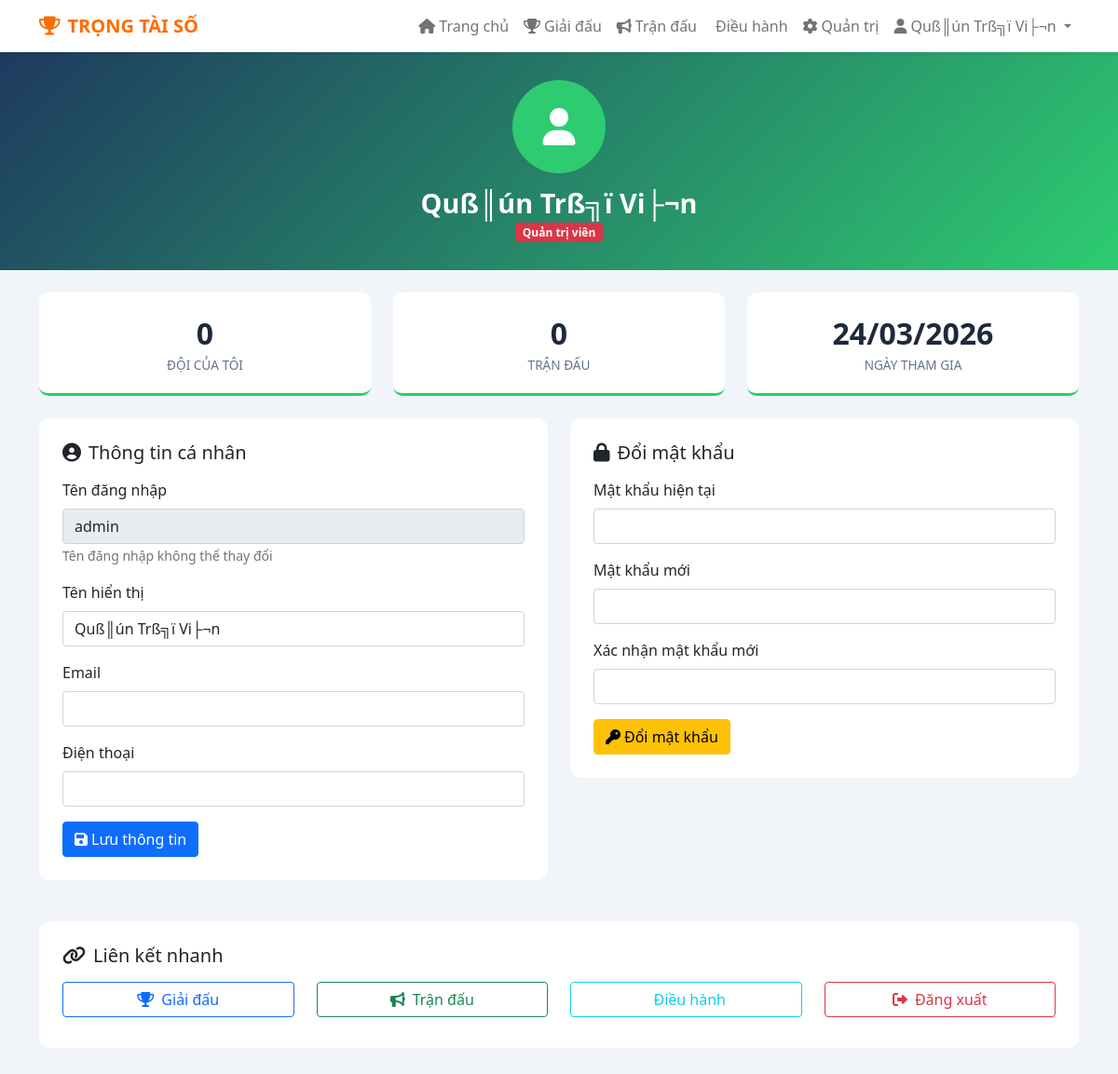
The app's page /profile.php (signed in) with its own data.
### tables this page shows
CREATE TABLE `users` (
  `id` int(11) NOT NULL AUTO_INCREMENT,
  `username` varchar(50) NOT NULL,
  `password` varchar(255) NOT NULL,
  `display_name` varchar(100) DEFAULT NULL,
  `email` varchar(100) DEFAULT NULL,
  `phone` varchar(20) DEFAULT NULL,
  `role` enum('admin','manager','referee','user') DEFAULT 'user',
  `tournament_permissions` text DEFAULT NULL,
  `is_active` tinyint(1) DEFAULT 1,
  `created_at` timestamp NOT NULL DEFAULT current_timestamp(),
  PRIMARY KEY (`id`),
  UNIQUE KEY `username` (`username`)
);

### profile.php (the view, shortened to what this page needs)
<?php
require_once 'functions.php';
require_once 'components/template.php';
$user_id = $_SESSION['user_id'];
$stmt = $pdo->prepare("SELECT * FROM Users WHERE id = ?");
$stmt->execute([$user_id]);
$user = $stmt->fetch();
$myTeams = $pdo->prepare("SELECT COUNT(*) FROM Teams WHERE tournament_id IN (SELECT id FROM Tournaments WHERE owner_id = ?)");
$myTeams->execute([$user_id]);
$myTeams = $myTeams->fetchColumn();
$myMatches = $pdo->prepare("SELECT COUNT(*) FROM Matches WHERE tournament_id IN (SELECT id FROM Tournaments WHERE owner_id = ?)");
$myMatches->execute([$user_id]);
$myMatches = $myMatches->fetchColumn();
$roleLabels = [
    'admin' => ['Quản trị viên', 'danger'],
    'manager' => ['Quản lý giải đấu', 'warning'],
    'referee' => ['Trọng tài', 'info'],
    'user' => ['Người dùng', 'secondary']
];
$roleInfo = $roleLabels[$user['role']] ?? ['Người dùng', 'secondary'];
?>
<!DOCTYPE html>
<html lang="vi">
<head>
    <link href="https://cdn.jsdelivr.net/npm/bootstrap@5.1.3/dist/css/bootstrap.min.css" rel="stylesheet">
    <link href="https://cdnjs.cloudflare.com/ajax/libs/font-awesome/6.0.0/css/all.min.css" rel="stylesheet">
</head>
<body>
    <div class="page-header">
        <div class="container text-center">
            <div class="profile-avatar">
                <i class="fas fa-user"></i>
            </div>
            <h1 class="page-title"><?php echo htmlspecialchars($user['display_name'] ?: $user['username']); ?></h1>
            <p class="mb-0">
                <span class="badge bg-<?php echo $roleInfo[1]; ?>"><?php echo $roleInfo[0]; ?></span>
            </p>
        </div>
    </div>
    <div class="container py-4">
        <div class="row mb-4">
            <div class="col-md-4">
                <div class="stat-card">
                    <div class="stat-number"><?php echo $myTeams; ?></div>
                    <div class="stat-label">Đội của tôi</div>
                </div>
            </div>
            <div class="col-md-4">
                <div class="stat-card">
                    <div class="stat-number"><?php echo $myMatches; ?></div>
                    <div class="stat-label">Trận đấu</div>
                </div>
            </div>
            <div class="col-md-4">
                <div class="stat-card">
                    <div class="stat-number"><?php echo date('d/m/Y', strtotime($user['created_at'])); ?></div>
                    <div class="stat-label">Ngày tham gia</div>
                </div>
            </div>
        </div>
        <div class="row">
            <div class="col-md-6">
                <div class="profile-card">
                    <h5 class="mb-3"><i class="fas fa-user-circle me-2"></i>Thông tin cá nhân</h5>
                    <form method="post">
                        <div class="mb-3">
                            <label class="form-label">Tên đăng nhập</label>
                            <input type="text" class="form-control" value="<?php echo htmlspecialchars($user['username']); ?>" disabled>
                            <small class="text-muted">Tên đăng nhập không thể thay đổi</small>
                        </div>
                        <div class="mb-3">
                            <label class="form-label">Tên hiển thị</label>
                            <input type="text" name="display_name" class="form-control" value="<?php echo htmlspecialchars($user['display_name'] ?? ''); ?>">
                        </div>
                        <div class="mb-3">
                            <label class="form-label">Email</label>
                            <input type="email" name="email" class="form-control" value="<?php echo htmlspecialchars($user['email'] ?? ''); ?>">
                        </div>
                        <div class="mb-3">
                            <label class="form-label">Điện thoại</label>
                            <input type="text" name="phone" class="form-control" value="<?php echo htmlspecialchars($user['phone'] ?? ''); ?>">
                        </div>
                        <button type="submit" class="btn btn-primary"><i class="fas fa-save me-1"></i>Lưu thông tin</button>
                    </form>
                </div>
            </div>
            <div class="col-md-6">
                <div class="profile-card">
                    <h5 class="mb-3"><i class="fas fa-lock me-2"></i>Đổi mật khẩu</h5>
                    <form method="post">
                        <div class="mb-3">
                            <label class="form-label">Mật khẩu hiện tại</label>
                            <input type="password" name="current_password" class="form-control" required>
                        </div>
                        <div class="mb-3">
                            <label class="form-label">Mật khẩu mới</label>
                            <input type="password" name="new_password" class="form-control" required minlength="6">
                        </div>
                        <div class="mb-3">
                            <label class="form-label">Xác nhận mật khẩu mới</label>
                            <input type="password" name="confirm_password" class="form-control" required>
                        </div>
                        <button type="submit" class="btn btn-warning"><i class="fas fa-key me-1"></i>Đổi mật khẩu</button>
                    </form>
                </div>
            </div>
        </div>
        <div class="profile-card mt-4">
            <h5 class="mb-3"><i class="fas fa-link me-2"></i>Liên kết nhanh</h5>
            <div class="row">
                <div class="col-md-3 mb-2">
                    <a href="tournament_list.php" class="btn btn-outline-primary w-100">
                        <i class="fas fa-trophy me-2"></i>Giải đấu
                    </a>
                </div>
                <div class="col-md-3 mb-2">
                    <a href="matches.php" class="btn btn-outline-success w-100">
                        <i class="fas fa-bullhorn me-2"></i>Trận đấu
                    </a>
                </div>
                <div class="col-md-3 mb-2">
                    <a href="match-control.php" class="btn btn-outline-info w-100">
                        <i class="fas fa-whistle me-2"></i>Điều hành
                    </a>
                </div>
                <div class="col-md-3 mb-2">
                    <a href="logout.php" class="btn btn-outline-danger w-100">
                        <i class="fas fa-sign-out-alt me-2"></i>Đăng xuất
                    </a>
                </div>
            </div>
        </div>
    </div>
</body>
</html>

### profile.php (style rules this page uses)
:root { --primary: #2ecc71; --accent: #ff6b00; --text-dark: #1e293b; }
body { background: #f1f5f9; font-family: 'Segoe UI', sans-serif; }
.page-header { background: linear-gradient(135deg, #1e3a5f 0%, #2ecc71 100%); color: white; padding: 30px 0; }
.page-title { font-size: 1.8rem; font-weight: 700; margin: 0; }
.profile-card { background: white; border-radius: 12px; padding: 25px; margin-bottom: 20px; }
.profile-avatar { width: 100px; height: 100px; border-radius: 50%; background: var(--primary); display: flex; align-items: center; justify-content: center; font-size: 2.5rem; color: white; margin: 0 auto 15px; }
.stat-card { background: white; border-radius: 10px; padding: 20px; text-align: center; border-bottom: 3px solid var(--primary); }
.stat-number { font-size: 2rem; font-weight: 700; color: var(--text-dark); }
.stat-label { font-size: 0.85rem; color: #64748b; text-transform: uppercase; }

### records on screen
users: display_name "Quß║ún Trß╗ï Vi├¬n", role "Quản trị viên", created_at "24/03/2026", username "admin"

### other values on screen
$userName "Quß║ún Trß╗ï Vi├¬n"
$myTeams "0"
$myMatches "0"
